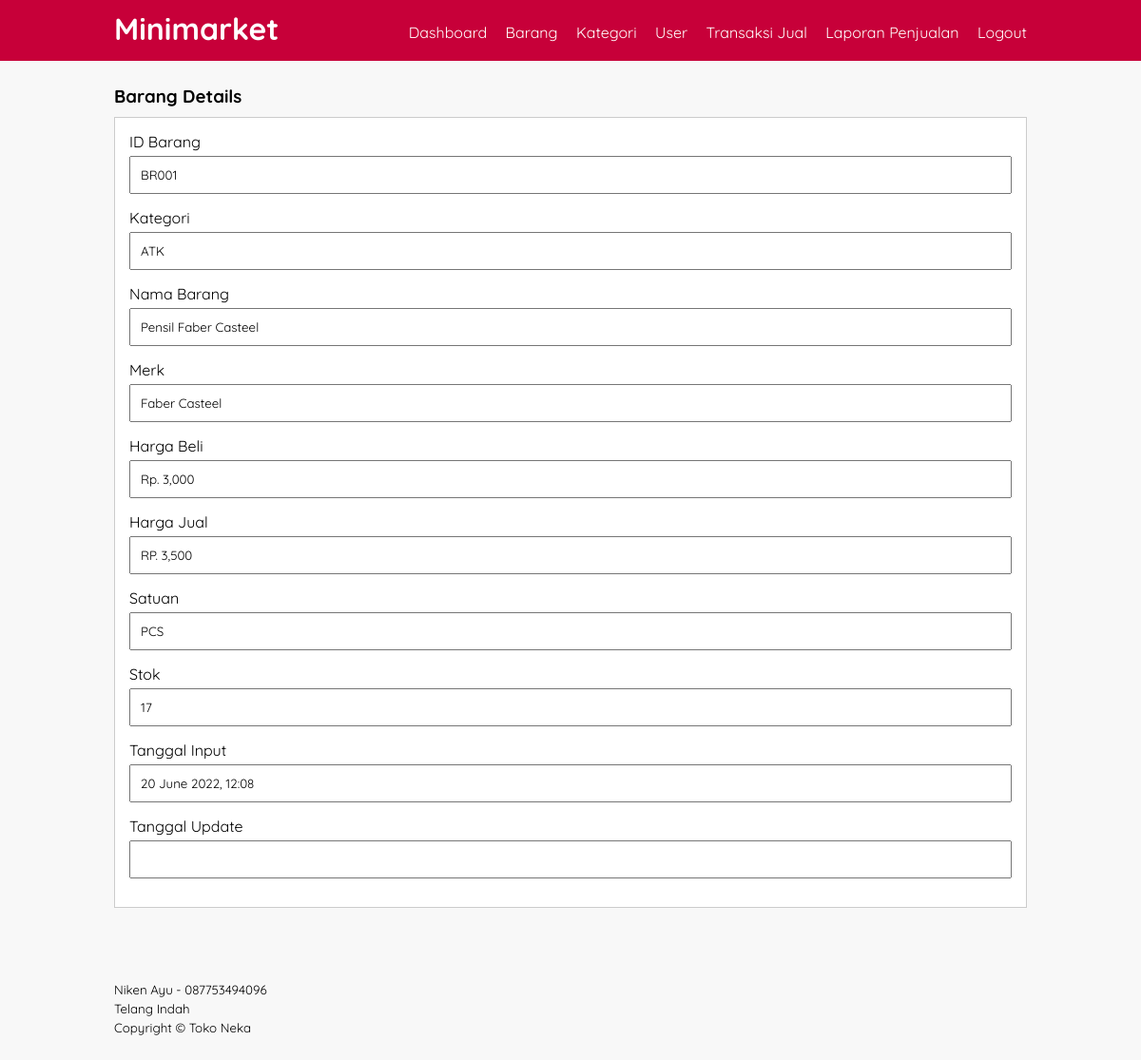
Screenshot of /barang-details.php?id=1 (signed in) with the database file from the repository.
### tables this page shows
CREATE TABLE `barang` (
  `id` int(11) NOT NULL,
  `id_barang` varchar(10) NOT NULL,
  `id_kategori` int(11) NOT NULL,
  `nama_barang` varchar(100) NOT NULL,
  `merk` varchar(50) NOT NULL,
  `harga_beli` int(11) NOT NULL,
  `harga_jual` int(11) NOT NULL,
  `satuan_barang` varchar(20) NOT NULL,
  `stok` int(11) NOT NULL,
  `tgl_input` varchar(50) NOT NULL,
  `tgl_update` varchar(50) DEFAULT NULL
);

CREATE TABLE `kategori` (
  `id_kategori` int(11) NOT NULL,
  `nama_kategori` varchar(64) NOT NULL,
  `tgl_input` varchar(50) NOT NULL
);

CREATE TABLE `toko` (
  `id_toko` int(11) NOT NULL,
  `nama_toko` varchar(32) NOT NULL,
  `alamat_toko` text NOT NULL,
  `tlp` varchar(13) NOT NULL,
  `nama_pemilik` varchar(32) NOT NULL
);

### barang-details.php (the view, shortened to what this page needs)
<?php
	require "function.php";
?>
<!DOCTYPE html>
<html>
<head>
	<link rel="stylesheet" type="text/css" href="style.css">
	<link rel="stylesheet" type="text/css" href="font/css/all.css">
</head>
<body>
	<header>
		<div class="container">
			<h1><a href=""> Minimarket </h1>
			<ul>
				<li><a href="index.php"> Dashboard </a></li>
				<li><a href="barang.php"> Barang </a></li>
				<li><a href="kategori.php"> Kategori </a></li>
				<li><a href="user.php"> User </a></li>
				<li><a href="jual.php"> Transaksi Jual </a></li>
				<li><a href="laporan.php"> Laporan Penjualan </a></li>
				<li><a href="logout.php"> Logout </a></li>
			</ul>
		</div>
	</header>
	<div class="section">
		<div class="container">
			<h3> Barang Details </h3>
			<div class="box">
				<?php
					$data_view= mysqli_query($conn, "SELECT a.*, b.nama_kategori FROM barang a, kategori b WHERE a.id_kategori = b.id_kategori and a.id = '".$_GET['id']."' ");
					$row = mysqli_fetch_assoc($data_view);
				?>
				<p style="margin-bottom: 5px;">ID Barang</p>
				<input type="text" name="" class="input-control" value="<?php echo $row['id_barang']?>" readonly>
				<p style="margin-bottom: 5px;">Kategori</p>
				<input type="text" name="" class="input-control" value="<?php echo $row['nama_kategori']?>" readonly>
				<p style="margin-bottom: 5px;">Nama Barang</p>
				<input type="text" name="" class="input-control" value="<?php echo $row['nama_barang']?>" readonly>
				<p style="margin-bottom: 5px;">Merk</p>
				<input type="text" name="" class="input-control" value="<?php echo $row['merk']?>" readonly>
				<p style="margin-bottom: 5px;">Harga Beli</p>
				<input type="text" name="" class="input-control" value="Rp. <?php echo number_format($row['harga_beli'])?>" readonly>
				<p style="margin-bottom: 5px;">Harga Jual</p>
				<input type="text" name="" class="input-control" value="RP. <?php echo number_format($row['harga_jual'])?>" readonly>
				<p style="margin-bottom: 5px;">Satuan</p>
				<input type="text" name="" class="input-control" value="<?php echo $row['satuan_barang']?>" readonly>
				<p style="margin-bottom: 5px;">Stok</p>
				<input type="text" name="" class="input-control" value="<?php echo $row['stok']?>" readonly>
				<p style="margin-bottom: 5px;">Tanggal Input</p>
				<input type="text" name="" class="input-control" value="<?php echo $row['tgl_input']?>" readonly>
				<p style="margin-bottom: 5px;">Tanggal Update</p>
				<input type="text" name="" class="input-control" value="<?php echo $row['tgl_update']?>" readonly>
			</div>
		</div>
	</div>
	<footer>
		<div class="container">
			<?php
				$toko = mysqli_query($conn, "SELECT * FROM toko WHERE id_toko = 1");
				$viewtoko = mysqli_fetch_assoc($toko);
			?>
			<small> <?php echo $viewtoko['nama_pemilik']; ?> -
					<?php echo $viewtoko['tlp']; ?></small><br>
			<small> <?php echo $viewtoko['alamat_toko']; ?></small><br>
			<small> Copyright &copy; <?php echo $viewtoko['nama_toko']; ?></small>
		</div>
	</footer>
</body>
</html>

### style.css (style rules this page uses)
* { padding: 0; margin: 0; font-family: 'Quicksand',sans-serif; }
body { background-color: #f8f8f8; }
a { color: inherit; text-decoration: none; }
.input-control { width: 100%; padding: 10px; margin-bottom: 15px; box-sizing: border-box; }
header { background-color: #c70039; color: #fff; }
header h1 { float: left; padding: 10px 0; }
header ul { float: right; }
header ul li { display: inline-block; }
header ul li a { padding: 20px 0 20px 15px; display: inline-block; }
footer { padding: 25px 0; }
.container { width: 80%; margin: 0 auto; }
.container:after { content: ""; display: block; clear: both; }
.section { padding: 25px 0; }
.box { background-color: #fff; border: 1px solid #ccc; padding: 15px; box-sizing: border-box; margin: 10px 0 25px 0; }
.box:after { content: ""; display: block; clear: both; }

### rows the page displays
barang: id_barang "BR001", id_kategori.nama_kategori "ATK", nama_barang "Pensil Faber Casteel", merk "Faber Casteel", harga_beli "Rp. 3,000", harga_jual "RP. 3,500", satuan_barang "PCS", stok "17", tgl_input "20 June 2022, 12:08"
toko: nama_pemilik "Niken Ayu", tlp "087753494096", alamat_toko "Telang Indah", nama_toko "Toko Neka"
